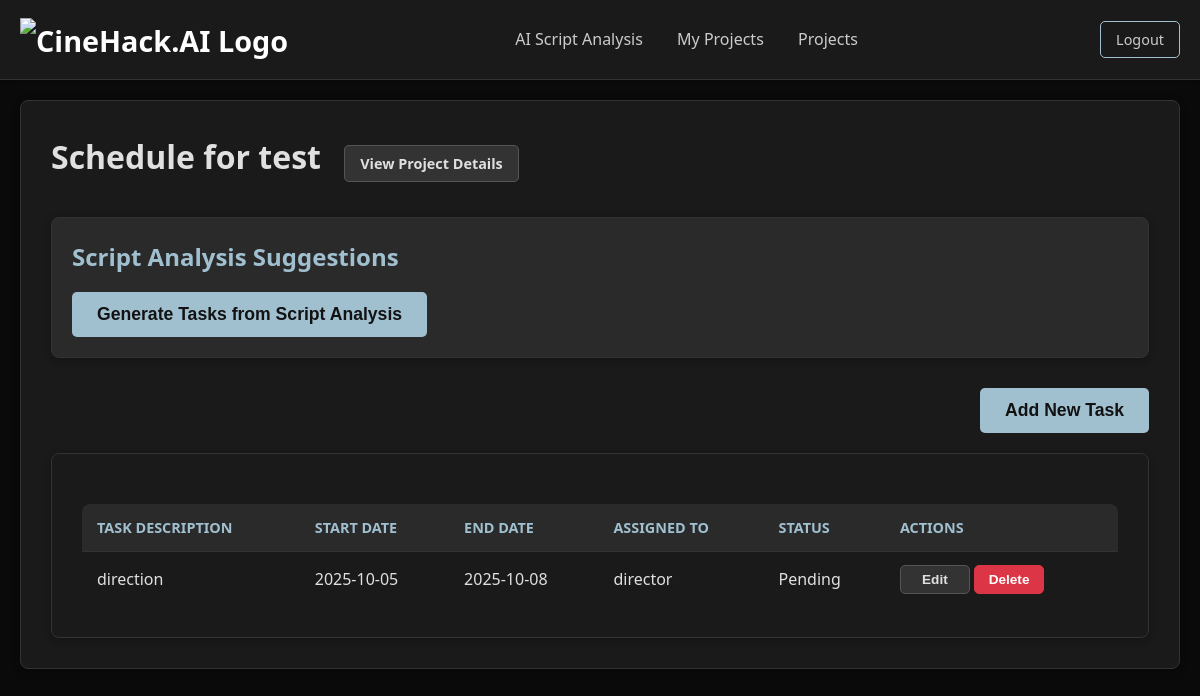
Page /schedule/1 (signed in) on the earlier database version.
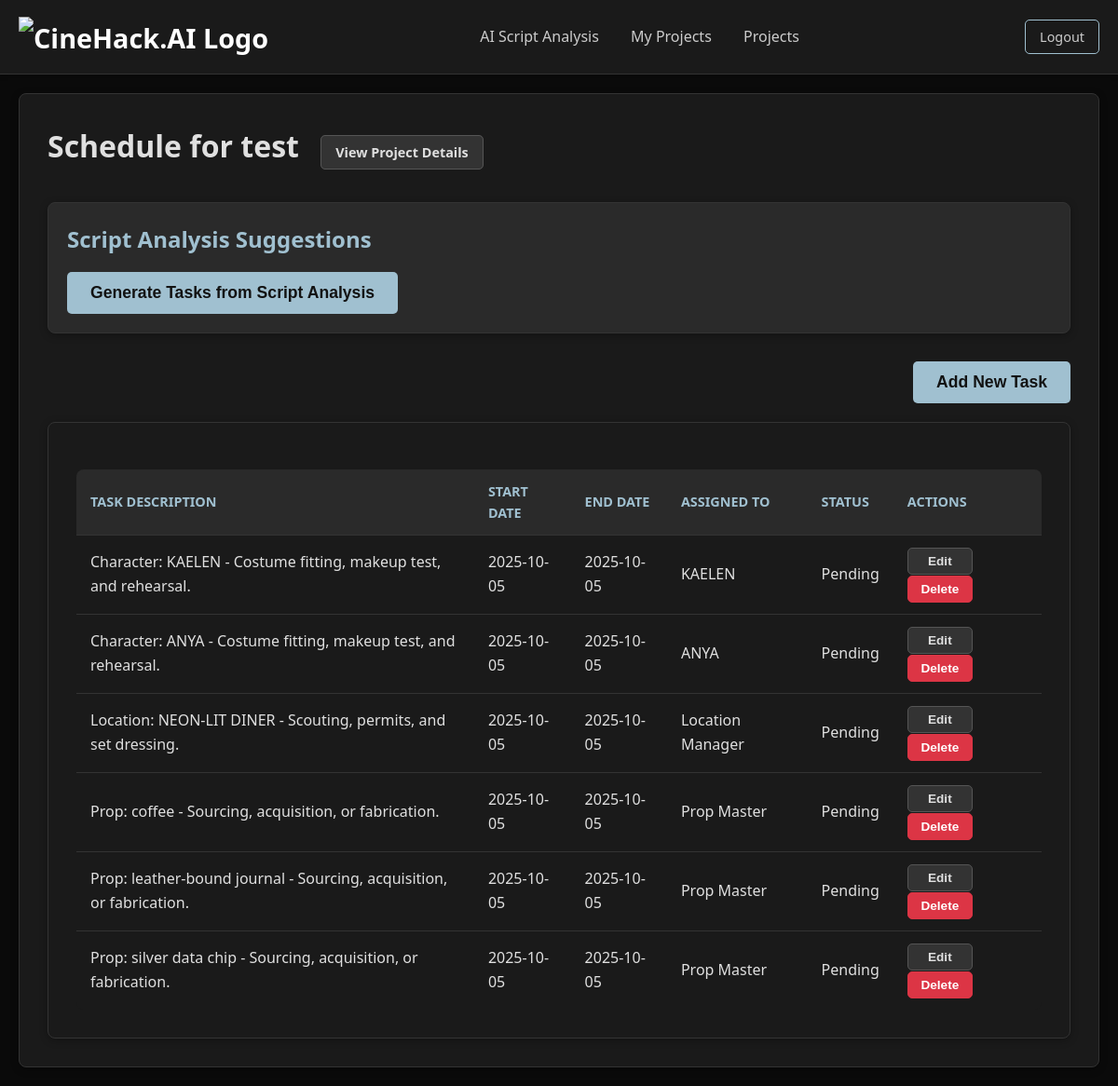
Same page on the later database version.
### app.py (models this page shows)
class Project(db.Model):
    id = db.Column(db.Integer, primary_key=True)
    name = db.Column(db.String(100), nullable=False)
    script_file_name = db.Column(db.String(200), nullable=False)
    analysis_json = db.Column(db.Text, nullable=True)
    genre = db.Column(db.String(50), nullable=True) # New column
    logline = db.Column(db.Text, nullable=True) # New column for AI-generated logline
    forecasted_budget = db.Column(db.Float, nullable=True, default=0.0) # New column for forecasted budget
    user_id = db.Column(db.Integer, db.ForeignKey('user.id'), nullable=False)
    expenses = db.relationship('Expense', backref='project', lazy=True)

class Schedule(db.Model):
    id = db.Column(db.Integer, primary_key=True)
    project_id = db.Column(db.Integer, db.ForeignKey('project.id'), nullable=False)
    task_description = db.Column(db.String(500), nullable=False)
    start_date = db.Column(db.Date, nullable=False)
    end_date = db.Column(db.Date, nullable=False)
    assigned_to = db.Column(db.String(100), nullable=True)
    status = db.Column(db.String(50), nullable=False, default='Pending')
    project = db.relationship('Project', backref='schedules', lazy=True)

### app.py (the view)
@app.route('/schedule/<int:project_id>')
@login_required
def schedule(project_id):
    project = Project.query.get_or_404(project_id)
    if project.author != current_user:
        abort(403) # Forbidden
    script_analysis_results = session.get('script_analysis_results', {})
    characters = script_analysis_results.get('characters', [])
    locations = script_analysis_results.get('locations', [])
    props = script_analysis_results.get('props', [])
    schedule_items = Schedule.query.filter_by(project_id=project.id).order_by(Schedule.start_date).all()
    return render_template('schedule.html', project=project, schedule_items=schedule_items, characters=characters, locations=locations, props=props)

### app.py (called while the page is built)
@login_manager.user_loader
def load_user(user_id):
    return User.query.get(int(user_id))

### templates/schedule.html (shortened to what this page needs)
{% extends "layout.html" %}
{% block content %}
<div class="container">
    <div class="section">
        <h2>Schedule for {{ project.name }} <a href="{{ url_for('project_detail', project_id=project.id) }}" class="btn btn-secondary" style="margin-left: 15px;">View Project Details</a></h2>
        <div class="script-suggestions section">
            <h3>Script Analysis Suggestions</h3>
            <button id="generate-tasks-btn" class="btn-primary">Generate Tasks from Script Analysis</button>
        </div>
        <div class="schedule-controls">
            <button id="add-schedule-btn" class="btn-primary">Add New Task</button>
        </div>
        <div class="section">
            <table id="schedule-table" class="data-table">
                <thead>
                    <tr>
                        <th>Task Description</th>
                        <th>Start Date</th>
                        <th>End Date</th>
                        <th>Assigned To</th>
                        <th>Status</th>
                        <th>Actions</th>
                    </tr>
                </thead>
                <tbody>
                    {% for item in schedule_items %}
                    <tr data-id="{{ item.id }}">
                        <td>{{ item.task_description }}</td>
                        <td>{{ item.start_date.strftime('%Y-%m-%d') }}</td>
                        <td>{{ item.end_date.strftime('%Y-%m-%d') }}</td>
                        <td>{{ item.assigned_to if item.assigned_to else 'N/A' }}</td>
                        <td>{{ item.status }}</td>
                        <td>
                            <button class="edit-schedule-btn btn-secondary" data-id="{{ item.id }}">Edit</button>
                            <button class="delete-schedule-btn btn-danger" data-id="{{ item.id }}">Delete</button>
                        </td>
                    </tr>
                    {% endfor %}
                </tbody>
            </table>
        </div>
    </div>
</div>
{% endblock %}

### templates/layout.html (shortened to what this page needs)
<!DOCTYPE html>
<html lang="en">
<head>
    <link rel="stylesheet" href="/static/style.css?v=1.1">
</head>
<body>
    {% if request.endpoint != 'login' and request.endpoint != 'register' %}
    <div class="header">
        <h1><a href="{{ url_for('index') }}"><img src="{{ url_for('static', filename='logo.jpg') }}" alt="CineHack.AI Logo" style="height: 40px; vertical-align: middle;"></a></h1>
        <nav>
            <a href="{{ url_for('script_analysis') }}" class="{{ 'active' if request.endpoint == 'script_analysis' else '' }}">AI Script Analysis</a>
            {% if current_user.is_authenticated %}
                <a href="{{ url_for('list_projects') }}" class="{{ 'active' if request.endpoint == 'list_projects' else '' }}">My Projects</a>
                <a href="{{ url_for('list_projects') }}" class="{{ 'active' if request.endpoint == 'list_projects' else '' }}">Projects</a>
            {% endif %}
        </nav>
        <div class="auth-links">
            {% if current_user.is_authenticated %}
                <a href="{{ url_for('logout') }}" class="btn-ghost">Logout</a>
            {% else %}
                <a href="{{ url_for('login') }}">Login</a>
                <a href="{{ url_for('register') }}">Register</a>
            {% endif %}
        </div>
    </div>
{% endif %}
    <div class="content">
        {% block content %}{% endblock %}
    </div>
</body>
</html>

### static/style.css (style rules this page uses)
body { font-family: 'Segoe UI', Tahoma, Geneva, Verdana, sans-serif; background-color: #0a0a0a; color: #e0e0e0; margin: 0; padding: 0; line-height: 1.6; font-size: 16px; }
.container { max-width: 1200px; margin: 0 auto; padding: 20px; display: flex; flex-direction: column; gap: 30px; }
.header { background-color: #1a1a1a; padding: 15px 20px; display: flex; justify-content: space-between; align-items: center; border-bottom: 1px solid #333; box-shadow: 0 2px 5px rgba(0, 0, 0, 0.2); }
.header h1 { margin: 0; font-size: 1.8rem; }
.header h1 a { color: #fff; text-decoration: none; font-weight: 600; }
.header nav { flex-grow: 1; text-align: center; }
.header nav a { color: #ccc; text-decoration: none; margin: 0 15px; font-size: 1rem; transition: color 0.3s ease; }
.auth-links a { color: #ccc; text-decoration: none; margin-left: 15px; transition: color 0.3s ease; }
.section { background-color: #1a1a1a; border: 1px solid #333; border-radius: 8px; padding: 30px; box-shadow: 0 2px 8px rgba(0, 0, 0, 0.3); }
.section h2 { margin-top: 0; color: #e0e0e0; border: none; padding-bottom: 15px; margin-bottom: 20px; font-size: 2rem; font-weight: 600; }
button { background-color: #a0c0d0; color: #121212; padding: 12px 25px; border: none; border-radius: 5px; cursor: pointer; font-size: 1rem; font-weight: 600; transition: background-color 0.3s ease, transform 0.2s ease; }
.btn-primary { background-color: #a0c0d0; color: #121212; padding: 12px 25px; border: none; border-radius: 5px; cursor: pointer; font-size: 1.1rem; font-weight: bold; transition: background-color 0.3s ease, transform 0.2s ease; text-decoration: none; }
.btn-danger { background-color: #dc3545; color: #fff; border: 1px solid #dc3545; padding: 6px 10px; font-size: 0.85rem; width: 70px; text-align: center; margin-right: 3px; }
.btn-secondary { background-color: #333; color: #e0e0e0; padding: 8px 15px; border: 1px solid #555; border-radius: 5px; text-decoration: none; font-size: 0.9rem; transition: background-color 0.3s ease, border-color 0.3s ease; }
.btn-ghost { background-color: transparent; border: 1px solid #a0c0d0; color: #a0c0d0; padding: 8px 15px; border-radius: 5px; text-decoration: none; font-size: 0.9rem; transition: background-color 0.3s ease, color 0.3s ease, border-color 0.3s ease; }
.script-suggestions { background-color: #2a2a2a; padding: 20px; border-radius: 8px; margin-bottom: 30px; border: 1px solid #333; box-shadow: 0 2px 8px rgba(0, 0, 0, 0.3); }
.script-suggestions h3 { color: #a0c0d0; margin-top: 0; margin-bottom: 15px; font-size: 1.5rem; }
.schedule-controls { margin-bottom: 20px; text-align: right; }
.data-table { width: 100%; border-collapse: collapse; margin-top: 20px; background-color: #1a1a1a; border-radius: 8px; overflow: hidden; }
.data-table th, .data-table td { padding: 12px 15px; text-align: left; border-bottom: 1px solid #333; color: #e0e0e0; }
.data-table th { background-color: #2a2a2a; font-weight: 600; color: #a0c0d0; text-transform: uppercase; font-size: 0.9rem; }
.data-table tbody tr:last-child td { border-bottom: none; }
.data-table .btn-secondary { padding: 6px 10px; font-size: 0.85rem; margin-bottom: 1px; margin-top: 1px; width: 70px; text-align: center; }

Differences in the rows shown:
changed Schedule: task_description "direction" → "Character: KAELEN - Costume fitting, makeup test, and rehearsal."; end_date "2025-10-08" → "2025-10-05"; assigned_to "director" → "KAELEN"
added Schedule: task_description "Character: ANYA - Costume fitting, makeup test, and rehearsal.", start_date "2025-10-05", end_date "2025-10-05", assigned_to "ANYA", status "Pending"
added Schedule: task_description "Location: NEON-LIT DINER - Scouting, permits, and set dressing.", start_date "2025-10-05", end_date "2025-10-05", assigned_to "Location Manager", status "Pending"
added Schedule: task_description "Prop: coffee - Sourcing, acquisition, or fabrication.", start_date "2025-10-05", end_date "2025-10-05", assigned_to "Prop Master", status "Pending"
added Schedule: task_description "Prop: leather-bound journal - Sourcing, acquisition, or fabrication.", start_date "2025-10-05", end_date "2025-10-05", assigned_to "Prop Master", status "Pending"
added Schedule: task_description "Prop: silver data chip - Sourcing, acquisition, or fabrication.", start_date "2025-10-05", end_date "2025-10-05", assigned_to "Prop Master", status "Pending"
